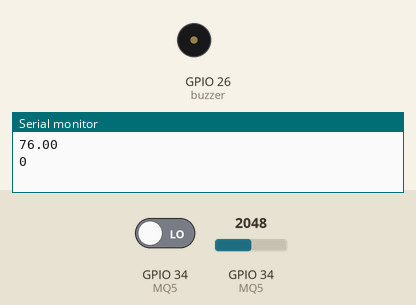
A sketch run on a simulated ESP32. On the bench: buzzer (waves = sounding, pin HIGH), the last lines printed to the serial monitor. The test bench sets the inputs (shaded band); at power-on: GPIO 34 (MQ5) LOW, GPIO 34 (MQ5) = 2048.

Above: at 0.1 s.
At 0.6 s:
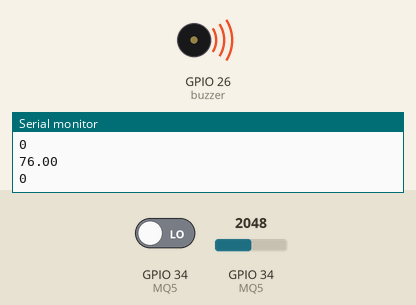
Timing chart, 0 to 2.1 s (numbered marks = the images above):
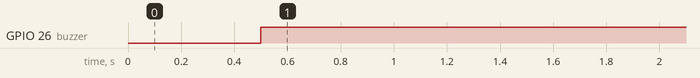

The sketch:

interfacing-MQ5.ino
```cpp
int buzzer = 26;
//digital
int MQ5=34;
int gas_value;


//analog
//float MQ52 = A2; //pin 12 -> A5
float gas_value2;


void setup()
  {

    pinMode(MQ5,INPUT);
    pinMode(buzzer,OUTPUT);
    Serial.begin(115200);

  }

void loop()
  {
      //for digital
      gas_value=digitalRead(MQ5);

//    for analog
    gas_value2 = analogRead(MQ5);
    gas_value2 = map(gas_value2,0,4095,2,150); // formula for esp32
    Serial.println(gas_value2);
    Serial.println(gas_value);
    delay(500);
    if( gas_value == 1){
      digitalWrite(buzzer,LOW);
    }
    else{
      digitalWrite(buzzer,HIGH);
    }
  }
```

Measured:
- by itself, GPIO 26 (buzzer): LOW → HIGH at 0.50 s
